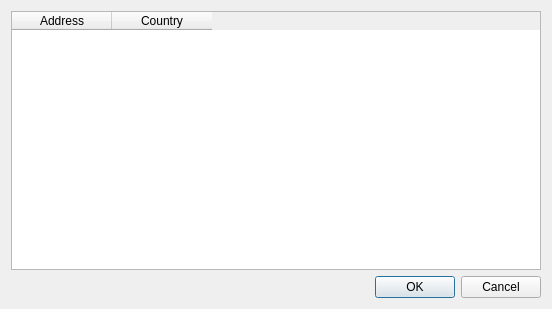
<?xml version="1.0" encoding="UTF-8"?>
<ui version="4.0">
 <class>SelectAddressDlg</class>
 <widget class="QDialog" name="SelectAddressDlg">
  <property name="geometry">
   <rect>
    <x>0</x>
    <y>0</y>
    <width>552</width>
    <height>309</height>
   </rect>
  </property>
  <property name="windowTitle">
   <string>Select Address</string>
  </property>
  <property name="windowIcon">
   <iconset resource="resource.qrc">
    <normaloff>:/images/images/ics.gif</normaloff>:/images/images/ics.gif</iconset>
  </property>
  <layout class="QGridLayout" name="gridLayout">
   <item row="0" column="0">
    <layout class="QVBoxLayout" name="verticalLayout">
     <item>
      <widget class="QTableWidget" name="twList">
       <property name="editTriggers">
        <set>QAbstractItemView::NoEditTriggers</set>
       </property>
       <property name="alternatingRowColors">
        <bool>true</bool>
       </property>
       <property name="selectionMode">
        <enum>QAbstractItemView::SingleSelection</enum>
       </property>
       <property name="selectionBehavior">
        <enum>QAbstractItemView::SelectRows</enum>
       </property>
       <column>
        <property name="text">
         <string>Address</string>
        </property>
        <property name="textAlignment">
         <set>AlignHCenter|AlignVCenter|AlignCenter</set>
        </property>
       </column>
       <column>
        <property name="text">
         <string>Country</string>
        </property>
        <property name="textAlignment">
         <set>AlignHCenter|AlignVCenter|AlignCenter</set>
        </property>
       </column>
      </widget>
     </item>
     <item>
      <widget class="QDialogButtonBox" name="buttonBox">
       <property name="orientation">
        <enum>Qt::Horizontal</enum>
       </property>
       <property name="standardButtons">
        <set>QDialogButtonBox::Cancel|QDialogButtonBox::Ok</set>
       </property>
      </widget>
     </item>
    </layout>
   </item>
  </layout>
 </widget>
 <resources>
  <include location="resource.qrc"/>
 </resources>
 <connections>
  <connection>
   <sender>buttonBox</sender>
   <signal>accepted()</signal>
   <receiver>SelectAddressDlg</receiver>
   <slot>accept()</slot>
   <hints>
    <hint type="sourcelabel">
     <x>248</x>
     <y>254</y>
    </hint>
    <hint type="destinationlabel">
     <x>157</x>
     <y>274</y>
    </hint>
   </hints>
  </connection>
  <connection>
   <sender>buttonBox</sender>
   <signal>rejected()</signal>
   <receiver>SelectAddressDlg</receiver>
   <slot>reject()</slot>
   <hints>
    <hint type="sourcelabel">
     <x>316</x>
     <y>260</y>
    </hint>
    <hint type="destinationlabel">
     <x>286</x>
     <y>274</y>
    </hint>
   </hints>
  </connection>
 </connections>
</ui>
